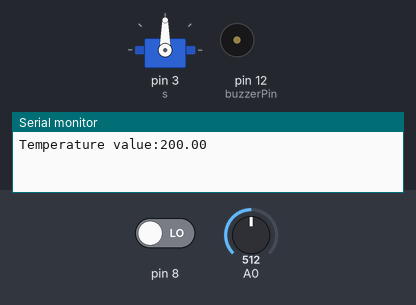
Bench run of a sketch on a simulated Arduino Uno, built with avr-gcc and run on an emulated ATmega328P. Parts: servo, buzzer (waves = sounding, pin HIGH), the last lines printed to the serial monitor. The inputs (shaded band) are chosen by the test bench; at power-on: pin 8 LOW, A0 = 512.

Above: at 0.1 s.
At 1.8 s:
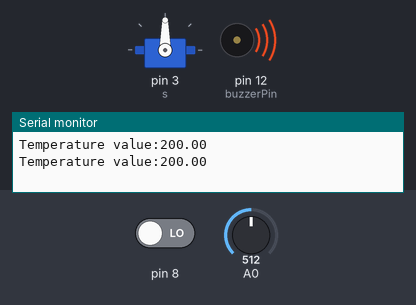
1.9 s: pin 8 driven HIGH
At 2.16 s:
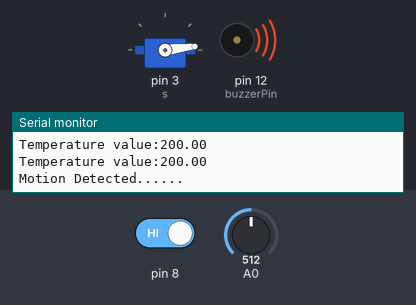
Timing chart, 0 to 5.3 s (numbered marks = the images above; inputs shaded):
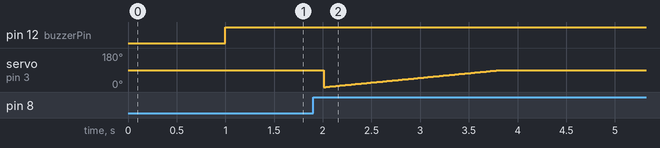

The sketch:

code.ino
```cpp
// C++ code

//
#include<Servo.h>
Servo s;
const int buzzerPin = 12;

void setup()
{

  s.attach(3);
  pinMode(3,OUTPUT);
  pinMode(8,INPUT);
  pinMode(buzzerPin, OUTPUT);

  Serial.begin(9600);

}


void loop()
{

  int a = digitalRead(8);
  if ( a == 1){
    Serial.println("Motion Detected......");// motion detection
    delay(10);
     for(int i = 0;i <= 90;i++){
  s.write(i);
   delay(20);
}    // Door opening
  delay(10000);

  for(int i=90;i>=0;i--){
   s.write(i);
   delay(20); //Door closing
}
    delay(1000);

  }
   double b = analogRead(A0);
    double t = (((b/1024)*5)-0.5)*100;
    Serial.print("Temperature value:");// temperature detection
    Serial.println(t);

    delay (1000);
   if ( t >=100)


  {

    digitalWrite(buzzerPin, HIGH); // if high temperature buzzer on

  }
  else
  {
    digitalWrite(buzzerPin, LOW); // if low temperature no buzzer on

  }
  }
```
